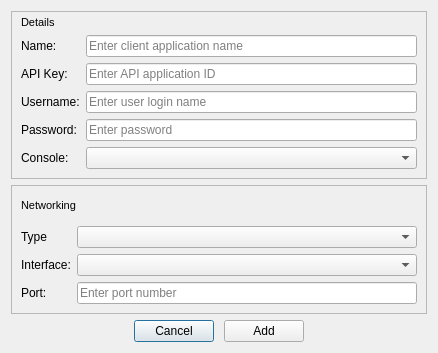
<?xml version="1.0" encoding="UTF-8"?>
<ui version="4.0">
 <class>AddClientDialog</class>
 <widget class="QDialog" name="AddClientDialog">
  <property name="geometry">
   <rect>
    <x>0</x>
    <y>0</y>
    <width>438</width>
    <height>353</height>
   </rect>
  </property>
  <property name="windowTitle">
   <string>Add Client</string>
  </property>
  <layout class="QVBoxLayout" name="verticalLayout_3">
   <item>
    <widget class="QFrame" name="detailFrame">
     <property name="frameShape">
      <enum>QFrame::StyledPanel</enum>
     </property>
     <property name="frameShadow">
      <enum>QFrame::Raised</enum>
     </property>
     <layout class="QVBoxLayout" name="verticalLayout_2">
      <property name="topMargin">
       <number>4</number>
      </property>
      <item>
       <widget class="QLabel" name="detailsLabel">
        <property name="font">
         <font>
          <pointsize>8</pointsize>
         </font>
        </property>
        <property name="text">
         <string>Details</string>
        </property>
       </widget>
      </item>
      <item>
       <layout class="QVBoxLayout" name="verticalLayout">
        <property name="bottomMargin">
         <number>0</number>
        </property>
        <item>
         <layout class="QGridLayout" name="gridLayout">
          <property name="bottomMargin">
           <number>0</number>
          </property>
          <property name="verticalSpacing">
           <number>6</number>
          </property>
          <item row="2" column="1">
           <widget class="QLineEdit" name="userNameLineEdit">
            <property name="toolTip">
             <string>Enter the user name to login to the server with.</string>
            </property>
            <property name="placeholderText">
             <string>Enter user login name</string>
            </property>
           </widget>
          </item>
          <item row="1" column="1">
           <widget class="QLineEdit" name="apiKeyLineEdit">
            <property name="toolTip">
             <string>Enter the Application ID value to be used by the Web APIs when accessing a specific client user.</string>
            </property>
            <property name="whatsThis">
             <string/>
            </property>
            <property name="placeholderText">
             <string>Enter API application ID</string>
            </property>
           </widget>
          </item>
          <item row="2" column="0">
           <widget class="QLabel" name="userNameLabel">
            <property name="text">
             <string>Username:</string>
            </property>
           </widget>
          </item>
          <item row="3" column="1">
           <widget class="QLineEdit" name="passwordLineEdit">
            <property name="toolTip">
             <string>Enter the password to use to login to the Application Server. This password is for the user identified in the username field.</string>
            </property>
            <property name="inputMethodHints">
             <set>Qt::ImhHiddenText|Qt::ImhNoAutoUppercase|Qt::ImhNoPredictiveText|Qt::ImhSensitiveData</set>
            </property>
            <property name="inputMask">
             <string/>
            </property>
            <property name="echoMode">
             <enum>QLineEdit::Password</enum>
            </property>
            <property name="placeholderText">
             <string>Enter password</string>
            </property>
           </widget>
          </item>
          <item row="0" column="0">
           <widget class="QLabel" name="nameLabel">
            <property name="text">
             <string>Name:</string>
            </property>
           </widget>
          </item>
          <item row="1" column="0">
           <widget class="QLabel" name="apiKeyLabel">
            <property name="text">
             <string>API Key:</string>
            </property>
           </widget>
          </item>
          <item row="0" column="1">
           <widget class="QLineEdit" name="nameLineEdit">
            <property name="toolTip">
             <string>Enter the name to use for the Client application associated with this user.</string>
            </property>
            <property name="placeholderText">
             <string>Enter client application name</string>
            </property>
           </widget>
          </item>
          <item row="3" column="0">
           <widget class="QLabel" name="passwordLabel">
            <property name="text">
             <string>Password:</string>
            </property>
           </widget>
          </item>
          <item row="4" column="0">
           <widget class="QLabel" name="consoleLabel">
            <property name="text">
             <string>Console:</string>
            </property>
           </widget>
          </item>
          <item row="4" column="1">
           <widget class="QComboBox" name="consoleUserComboBox">
            <property name="currentText">
             <string extracomment="Select console"/>
            </property>
           </widget>
          </item>
         </layout>
        </item>
       </layout>
      </item>
     </layout>
    </widget>
   </item>
   <item>
    <widget class="QFrame" name="networkFrame">
     <property name="frameShape">
      <enum>QFrame::StyledPanel</enum>
     </property>
     <property name="frameShadow">
      <enum>QFrame::Raised</enum>
     </property>
     <layout class="QVBoxLayout" name="verticalLayout_4">
      <property name="topMargin">
       <number>4</number>
      </property>
      <item>
       <widget class="QLabel" name="label">
        <property name="font">
         <font>
          <pointsize>8</pointsize>
         </font>
        </property>
        <property name="text">
         <string>Networking</string>
        </property>
       </widget>
      </item>
      <item>
       <layout class="QVBoxLayout" name="verticalLayout_5">
        <item>
         <layout class="QGridLayout" name="gridLayout_2">
          <property name="topMargin">
           <number>0</number>
          </property>
          <property name="rightMargin">
           <number>0</number>
          </property>
          <property name="bottomMargin">
           <number>0</number>
          </property>
          <item row="2" column="1">
           <widget class="QLineEdit" name="portLineEdit">
            <property name="toolTip">
             <string>This value is NOT currently used.</string>
            </property>
            <property name="inputMethodHints">
             <set>Qt::ImhDigitsOnly</set>
            </property>
            <property name="text">
             <string/>
            </property>
            <property name="placeholderText">
             <string>Enter port number</string>
            </property>
           </widget>
          </item>
          <item row="0" column="1">
           <widget class="QComboBox" name="networkTypeComboBox"/>
          </item>
          <item row="1" column="0">
           <widget class="QLabel" name="interfaceLabel">
            <property name="text">
             <string>Interface:</string>
            </property>
           </widget>
          </item>
          <item row="0" column="0">
           <widget class="QLabel" name="networkTypeLabel">
            <property name="text">
             <string>Type</string>
            </property>
           </widget>
          </item>
          <item row="2" column="0">
           <widget class="QLabel" name="portLabel">
            <property name="text">
             <string>Port:</string>
            </property>
           </widget>
          </item>
          <item row="1" column="1">
           <widget class="QComboBox" name="interfaceComboBox"/>
          </item>
         </layout>
        </item>
       </layout>
      </item>
     </layout>
    </widget>
   </item>
   <item>
    <layout class="QHBoxLayout" name="buttonLayout">
     <property name="spacing">
      <number>10</number>
     </property>
     <property name="bottomMargin">
      <number>0</number>
     </property>
     <item>
      <spacer name="horizontalSpacer">
       <property name="orientation">
        <enum>Qt::Horizontal</enum>
       </property>
       <property name="sizeHint" stdset="0">
        <size>
         <width>40</width>
         <height>20</height>
        </size>
       </property>
      </spacer>
     </item>
     <item>
      <widget class="QPushButton" name="cancelButton">
       <property name="text">
        <string>Cancel</string>
       </property>
      </widget>
     </item>
     <item>
      <widget class="QPushButton" name="addButton">
       <property name="text">
        <string>Add</string>
       </property>
      </widget>
     </item>
     <item>
      <spacer name="horizontalSpacer_2">
       <property name="orientation">
        <enum>Qt::Horizontal</enum>
       </property>
       <property name="sizeHint" stdset="0">
        <size>
         <width>40</width>
         <height>20</height>
        </size>
       </property>
      </spacer>
     </item>
    </layout>
   </item>
  </layout>
 </widget>
 <tabstops>
  <tabstop>nameLineEdit</tabstop>
  <tabstop>apiKeyLineEdit</tabstop>
  <tabstop>userNameLineEdit</tabstop>
  <tabstop>passwordLineEdit</tabstop>
  <tabstop>networkTypeComboBox</tabstop>
  <tabstop>portLineEdit</tabstop>
  <tabstop>cancelButton</tabstop>
  <tabstop>addButton</tabstop>
 </tabstops>
 <resources/>
 <connections/>
</ui>
